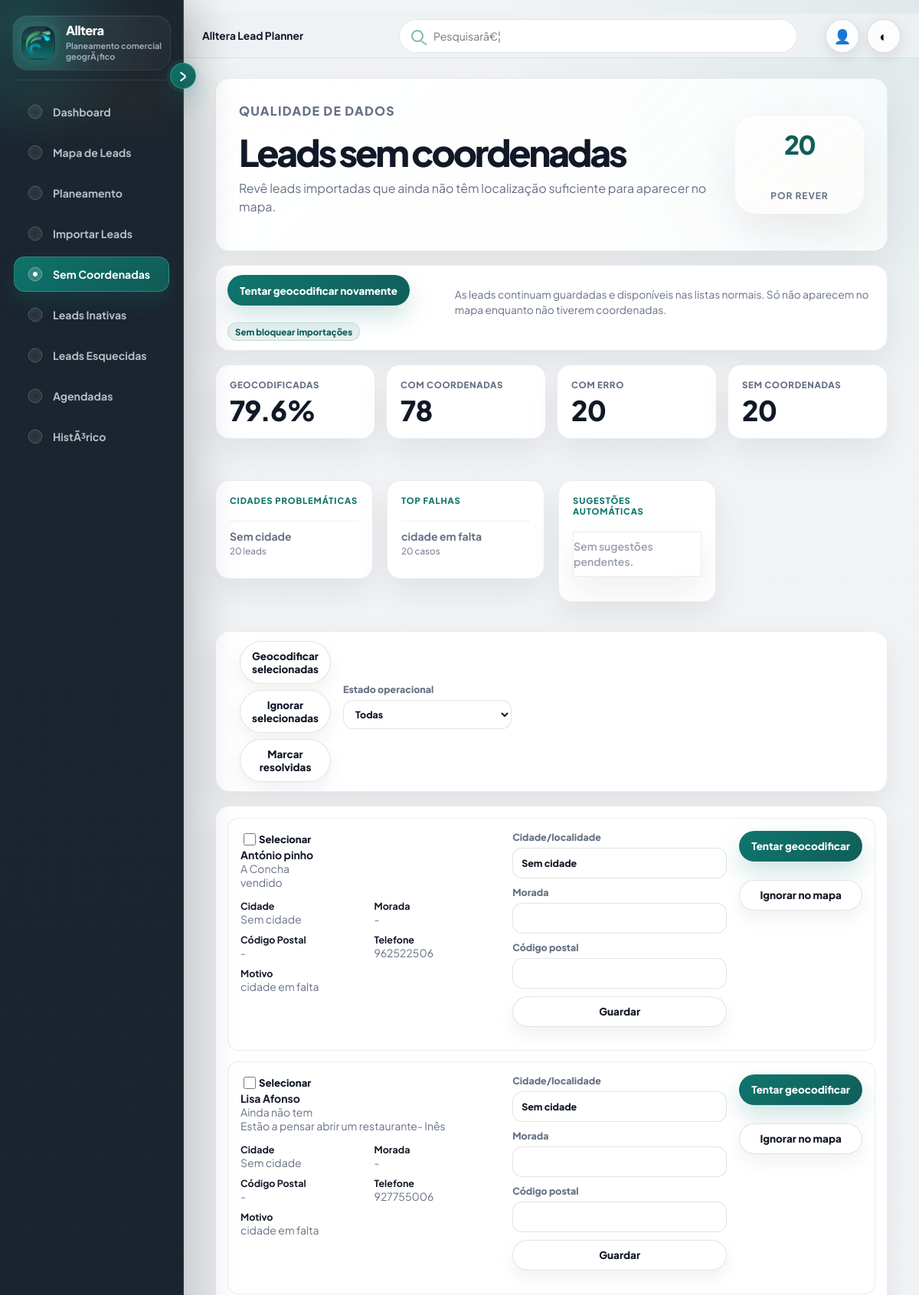
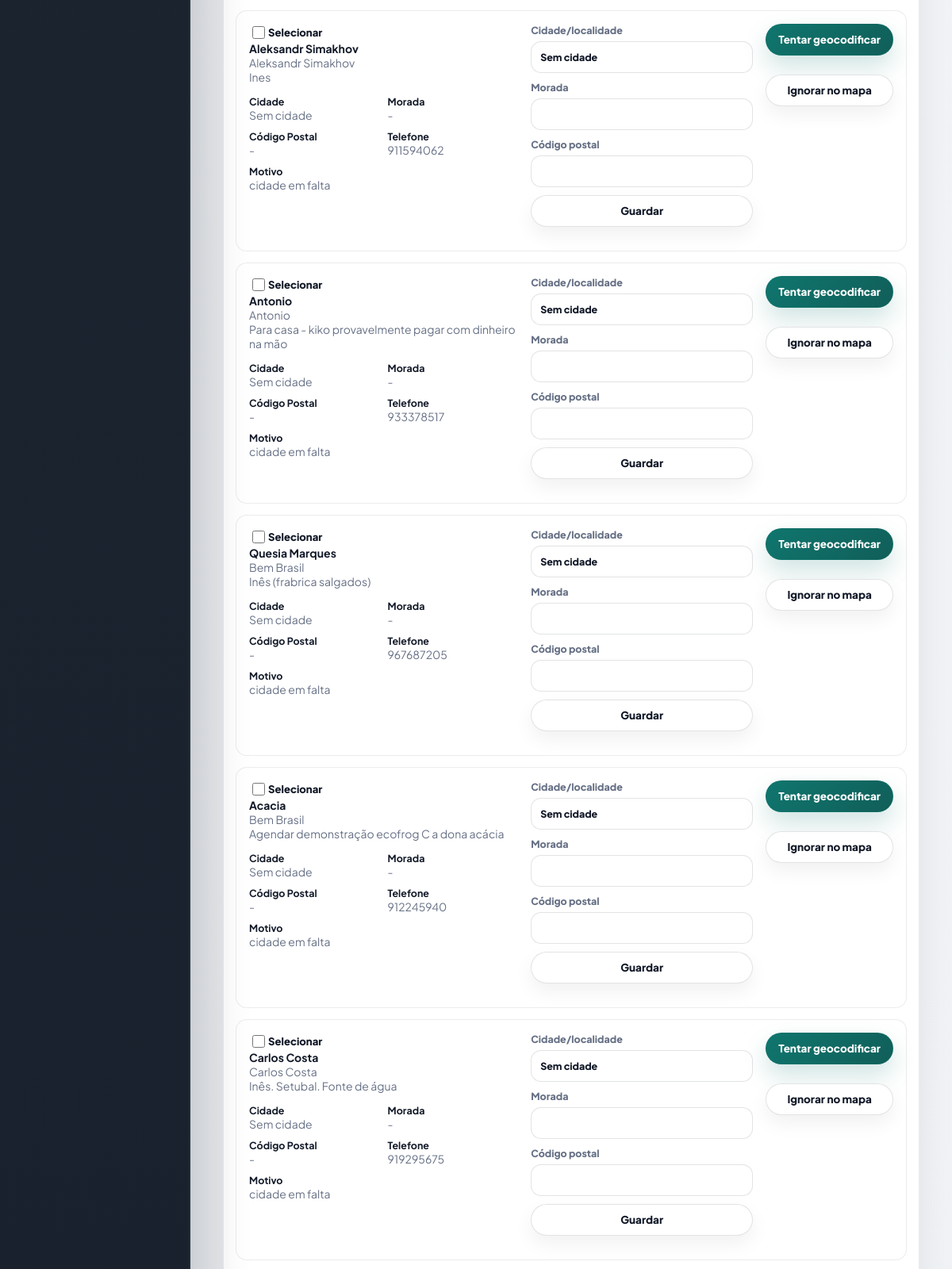
/sem-coordenadas (upper part), run on the app's committed database (2 pictures, top to bottom).
### PlataformaApoioDecisaoComercial/models.py (models this page shows, shortened)
class Lead(db.Model):
    id = db.Column(db.Integer, primary_key=True)
    nome_cliente = db.Column(db.String(180), nullable=True)
    area_negocio = db.Column(db.String(120), nullable=True)
    cidade = db.Column(db.String(80), nullable=True)
    empresa = db.Column(db.String(180), nullable=True)
    nome_empresa = db.Column(db.String(180), nullable=False)
    tipo_cliente = db.Column(db.String(80), nullable=False)
    morada = db.Column(db.String(220), nullable=True)
    codigo_postal = db.Column(db.String(20), nullable=True)
    localidade = db.Column(db.String(80), nullable=False)
    contacto = db.Column(db.String(120), nullable=True)
    telefone = db.Column(db.String(40), nullable=True)
    email = db.Column(db.String(160), nullable=True)
    categoria = db.Column(db.String(120), nullable=True)
    nif = db.Column(db.String(30), nullable=True)
    observacoes = db.Column(db.Text, nullable=True)
    observacoes_contacto = db.Column(db.Text, nullable=True)
    reuniao_info = db.Column(db.Text, nullable=True)
    classificacao_observacao = db.Column(db.String(80), nullable=True)
    motivo_classificacao = db.Column(db.Text, nullable=True)
    latitude = db.Column(db.Float, nullable=True)
    longitude = db.Column(db.Float, nullable=True)
    estado = db.Column(db.String(40), nullable=False, default="Por contactar")
    estado_lead = db.Column(db.String(40), nullable=True, default="Por contactar")
    prioridade = db.Column(db.String(20), nullable=True, default="Baixa")
    comercial_responsavel = db.Column(db.String(80), nullable=False, default="Flávia")
    data_novo_contacto = db.Column(db.Date, nullable=True)
    data_reuniao = db.Column(db.Date, nullable=True)
    hora_reuniao = db.Column(db.String(10), nullable=True)
    tags = db.Column(db.String(300), nullable=True)
    created_at = db.Column(db.DateTime, default=datetime.utcnow)
    updated_at = db.Column(db.DateTime, default=datetime.utcnow, onupdate=datetime.utcnow)
    historico = db.relationship(
        "HistoricoLead",
        backref="lead",
        cascade="all, delete-orphan",
        order_by="desc(HistoricoLead.created_at)",
    )
    def tag_list(self):
        return [tag.strip() for tag in (self.tags or "").split(",") if tag.strip()]

### PlataformaApoioDecisaoComercial/app.py (the view, shortened to what this page needs)
    @app.route("/sem-coordenadas", methods=["GET", "POST"])
    def sem_coordenadas():
        status_filter = request.args.get("estado", "todas")
        leads = [lead for lead in Lead.query.order_by(Lead.nome_empresa.asc()).all() if needs_coordinate_review(lead)]
        if status_filter == "ativas":
            leads = [lead for lead in leads if is_active_lead(lead)]
        elif status_filter == "inativas":
            leads = [lead for lead in leads if is_inactive_lead(lead)]
        rows = [{"lead": lead, "motivo": coordinate_review_reason(lead), "sugestao": city_suggestion(lead.cidade or lead.localidade)} for lead in leads]
        return render_template("sem_coordenadas.html", rows=rows, status_filter=status_filter, quality=coordinate_quality_context(rows))

### PlataformaApoioDecisaoComercial/app.py (called while the page is built, shortened)
def normalize_lookup(value):
    text = str(value or "").strip().lower()
    text = unicodedata.normalize("NFKD", text)
    return "".join(char for char in text if not unicodedata.combining(char))

def clean_text(value):
    return re.sub(r"\s+", " ", str(value or "").strip())

def normalize_city(city):
    text = clean_text(city)
    if normalize_lookup(text) in INVALID_CITY_VALUES:
        return ""

def valid_coordinates(latitude, longitude):
    return latitude is not None and longitude is not None and -90 <= latitude <= 90 and -180 <= longitude <= 180

def is_scheduled_lead(lead):
    if not lead or not lead.data_novo_contacto:
        return False

def scheduled_bucket(lead, today=None):
    today = today or date.today()
    if not is_scheduled_lead(lead):
        return ""

def scheduled_leads_context(limit_today=None):
    today = date.today()
    buckets = {"today": [], "overdue": [], "next7": [], "future": []}
    for lead in Lead.query.order_by(Lead.data_novo_contacto.asc(), Lead.nome_empresa.asc()).all():
        bucket = scheduled_bucket(lead, today)
        if bucket:
            buckets[bucket].append(lead)
    today_items = buckets["today"][:limit_today] if limit_today else buckets["today"]
    return {
        "today": today_items,
        "overdue": buckets["overdue"],
        "next7": buckets["next7"],
        "future": buckets["future"],
        "today_count": len(buckets["today"]),
        "overdue_count": len(buckets["overdue"]),
        "badge_count": len(buckets["today"]) + len(buckets["overdue"]),
    }

def invalid_location_value(value):
    key = normalize_lookup(value)
    return not clean_text(value) or key in INVALID_CITY_VALUES or key == normalize_lookup("Sem cidade")

def needs_coordinate_review(lead):
    if valid_coordinates(lead.latitude, lead.longitude):
        return False
    return (
        invalid_location_value(lead.cidade or lead.localidade)
        or "Ignorar mapa" in lead.tag_list()
        or not valid_coordinates(lead.latitude, lead.longitude)
    )

def coordinate_review_reason(lead):
    if "Ignorar mapa" in lead.tag_list():
        return "ignorar no mapa"
    if invalid_location_value(lead.cidade or lead.localidade):
        return "cidade em falta"

def city_suggestion(value):
    original = clean_text(value)
    suggested = normalize_city(extract_main_city(original) or original)
    if suggested and normalize_lookup(suggested) != normalize_lookup(original):
        return suggested
    return ""

### PlataformaApoioDecisaoComercial/templates/sem_coordenadas.html (shortened to what this page needs)
{% extends "base.html" %}
{% block content %}
<main class="page-shell history-page">
    <section class="panel import-hero history-hero">
        <div>
            <p class="eyebrow">Qualidade de dados</p>
            <h1>Leads sem coordenadas</h1>
            <p>Revê leads importadas que ainda não têm localização suficiente para aparecer no mapa.</p>
        </div>
        <div class="history-hero__meta">
            <span>{{ rows|length }}</span>
            <strong>por rever</strong>
        </div>
    </section>
    <section class="panel history-toolbar">
        <div>
            <form method="post">
                <button class="button" type="submit">Tentar geocodificar novamente</button>
            </form>
            <span class="tag tag--soft">Sem bloquear importações</span>
        </div>
        <p class="hint">As leads continuam guardadas e disponíveis nas listas normais. Só não aparecem no mapa enquanto não tiverem coordenadas.</p>
    </section>
    <section class="metric-grid dashboard-metrics">
        <article><span>Geocodificadas</span><strong>{{ quality.geocoded_percent }}%</strong></article>
        <article><span>Com coordenadas</span><strong>{{ quality.with_coords }}</strong></article>
        <article><span>Com erro</span><strong>{{ quality.total_errors }}</strong></article>
        <article><span>Sem coordenadas</span><strong>{{ quality.without_coords }}</strong></article>
    </section>
    <section class="dashboard-grid">
        <article class="panel dashboard-card">
            <p class="eyebrow">Cidades problemáticas</p>
            <div class="dashboard-list">
                {% for city, count in quality.problem_cities %}
                <span><strong>{{ city }}</strong><small>{{ count }} leads</small></span>
                {% else %}
                <p class="empty-state empty-state--quiet">Sem falhas por cidade.</p>
                {% endfor %}
            </div>
        </article>
        <article class="panel dashboard-card">
            <p class="eyebrow">Top falhas</p>
            <div class="dashboard-list">
                {% for reason, count in quality.top_failures %}
                <span><strong>{{ reason }}</strong><small>{{ count }} casos</small></span>
                {% else %}
                <p class="empty-state empty-state--quiet">Sem falhas.</p>
                {% endfor %}
            </div>
        </article>
        <article class="panel dashboard-card">
            <p class="eyebrow">Sugestões automáticas</p>
            <div class="dashboard-list">
                {% for suggestion in quality.suggestions %}
                <span><strong>{{ suggestion.lead.cidade or suggestion.lead.localidade }}</strong><small>Sugerido: {{ suggestion.suggested }}</small></span>
                {% else %}
                <p class="empty-state empty-state--quiet">Sem sugestões pendentes.</p>
                {% endfor %}
            </div>
        </article>
    </section>
    <section class="panel history-toolbar">
        <div class="bulk-actions">
            <button class="button secondary" form="bulkCoordsForm" name="action" value="bulk_retry" type="submit">Geocodificar selecionadas</button>
            <button class="button secondary" form="bulkCoordsForm" name="action" value="bulk_ignore" type="submit">Ignorar selecionadas</button>
            <button class="button secondary" form="bulkCoordsForm" name="action" value="bulk_resolved" type="submit">Marcar resolvidas</button>
        </div>
        <form class="inactive-filters" method="get">
            <label class="history-filter-label">Estado operacional
                <select name="estado" onchange="this.form.submit()">
                    <option value="todas" {% if status_filter == 'todas' %}selected{% endif %}>Todas</option>
                </select>
            </label>
        </form>
    </section>
    <section class="panel no-coords-panel">
        {% for item in rows %}
        {% set lead = item.lead %}
        <article class="no-coords-row">
            <div class="no-coords-main">
                <label class="check-row"><input form="bulkCoordsForm" type="checkbox" name="lead_ids" value="{{ lead.id }}"> Selecionar</label>
                <div>
                    <strong>{{ lead.nome_cliente or lead.nome_empresa }}</strong>
                    <span>{{ lead.nome_empresa }}</span>
                </div>
                <p>{{ lead.observacoes or lead.observacoes_contacto or "Sem observações" }}</p>
                <div class="no-coords-grid">
                    <span><b>Cidade</b>{{ lead.cidade or lead.localidade or "-" }}</span>
                    <span><b>Morada</b>{{ lead.morada or "-" }}</span>
                    <span><b>Código Postal</b>{{ lead.codigo_postal or "-" }}</span>
                    <span><b>Telefone</b>{{ lead.telefone or "-" }}</span>
                    <span><b>Motivo</b>{{ item.motivo }}</span>
                </div>
            </div>
            <form class="no-coords-form" method="post">
                <label>Cidade/localidade<input name="cidade" value="{{ lead.cidade or lead.localidade or '' }}"></label>
                <label>Morada<input name="morada" value="{{ lead.morada or '' }}"></label>
                <label>Código postal<input name="codigo_postal" value="{{ lead.codigo_postal or '' }}"></label>
                <button class="button secondary" type="submit">Guardar</button>
            </form>
            <div class="no-coords-actions">
                <form method="post">
                    <button class="button" type="submit">Tentar geocodificar</button>
                </form>
                <form method="post">
                    <button class="button secondary" type="submit">Ignorar no mapa</button>
                </form>
            </div>
        </article>
        {% else %}
        <p class="empty-state">Não existem leads sem coordenadas para rever.</p>
        {% endfor %}
    </section>
</main>
{% endblock %}

### data on the page
Lead: cidade "Sem cidade", count "20", nome_cliente "António pinho", nome_empresa "A Concha", observacoes+observacoes_contacto "vendido", cidade "Sem cidade", morada "-", codigo_postal "-", telefone "962522506", cidade "Sem cidade"
Lead: nome_cliente "Lisa Afonso", nome_empresa "Ainda não tem", observacoes "Estão a pensar abrir um restaurante- Inês", cidade "Sem cidade", morada "-", codigo_postal "-", telefone "927755006", cidade "Sem cidade"
Lead: nome_cliente "Aleksandr Simakhov", nome_empresa "Aleksandr Simakhov", observacoes "Ines", cidade "Sem cidade", morada "-", codigo_postal "-", telefone "911594062", cidade "Sem cidade"
Lead: nome_cliente "Antonio", nome_empresa "Antonio", observacoes "Para casa - kiko provavelmente pagar com dinheiro na mão", cidade "Sem cidade", morada "-", codigo_postal "-", telefone "933378517", cidade "Sem cidade"
Lead: nome_cliente "Quesia Marques", nome_empresa "Bem Brasil", observacoes "Inês (frabrica salgados)", cidade "Sem cidade", morada "-", codigo_postal "-", telefone "967687205", cidade "Sem cidade"
Lead: nome_cliente "Acacia", nome_empresa "Bem Brasil", observacoes "Agendar demonstração ecofrog C a dona acácia", cidade "Sem cidade", morada "-", codigo_postal "-", telefone "912245940", cidade "Sem cidade"
Lead: nome_cliente "Carlos Costa", nome_empresa "Carlos Costa", observacoes "Inês. Setubal. Fonte de água", cidade "Sem cidade", morada "-", codigo_postal "-", telefone "919295675", cidade "Sem cidade"

### other printed values
{{ rows|length }} "20"
{{ quality.geocoded_percent }} "79.6"
{{ quality.with_coords }} "78"
{{ quality.total_errors }} "20"
{{ quality.without_coords }} "20"
{{ reason }} "cidade em falta"
{{ count }} "20"
{{ item.motivo }} "cidade em falta" "cidade em falta" "cidade em falta" "cidade em falta" "cidade em falta" "cidade em falta" "cidade em falta"
